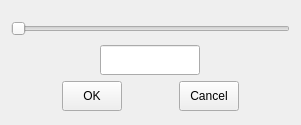
<?xml version="1.0" encoding="UTF-8"?>
<ui version="4.0">
 <class>depthWindow</class>
 <widget class="QWidget" name="depthWindow">
  <property name="geometry">
   <rect>
    <x>0</x>
    <y>0</y>
    <width>301</width>
    <height>125</height>
   </rect>
  </property>
  <property name="minimumSize">
   <size>
    <width>301</width>
    <height>125</height>
   </size>
  </property>
  <property name="maximumSize">
   <size>
    <width>2000</width>
    <height>2000</height>
   </size>
  </property>
  <property name="windowTitle">
   <string>Form</string>
  </property>
  <layout class="QVBoxLayout" name="verticalLayout_2">
   <item>
    <layout class="QVBoxLayout" name="verticalLayout">
     <item>
      <widget class="QSlider" name="horizontalSlider">
       <property name="minimumSize">
        <size>
         <width>0</width>
         <height>25</height>
        </size>
       </property>
       <property name="maximumSize">
        <size>
         <width>16777215</width>
         <height>20</height>
        </size>
       </property>
       <property name="minimum">
        <number>1</number>
       </property>
       <property name="orientation">
        <enum>Qt::Horizontal</enum>
       </property>
      </widget>
     </item>
     <item>
      <layout class="QHBoxLayout" name="horizontalLayout">
       <item>
        <widget class="QLineEdit" name="lineEdit">
         <property name="sizePolicy">
          <sizepolicy hsizetype="Fixed" vsizetype="Fixed">
           <horstretch>0</horstretch>
           <verstretch>0</verstretch>
          </sizepolicy>
         </property>
         <property name="minimumSize">
          <size>
           <width>100</width>
           <height>30</height>
          </size>
         </property>
         <property name="maximumSize">
          <size>
           <width>100</width>
           <height>30</height>
          </size>
         </property>
         <property name="maxLength">
          <number>3</number>
         </property>
         <property name="alignment">
          <set>Qt::AlignCenter</set>
         </property>
         <property name="readOnly">
          <bool>true</bool>
         </property>
        </widget>
       </item>
      </layout>
     </item>
     <item>
      <layout class="QHBoxLayout" name="horizontalLayout_2">
       <item>
        <widget class="QPushButton" name="okButt">
         <property name="minimumSize">
          <size>
           <width>60</width>
           <height>30</height>
          </size>
         </property>
         <property name="maximumSize">
          <size>
           <width>60</width>
           <height>30</height>
          </size>
         </property>
         <property name="text">
          <string>OK</string>
         </property>
        </widget>
       </item>
       <item>
        <widget class="QPushButton" name="canceButt">
         <property name="minimumSize">
          <size>
           <width>60</width>
           <height>30</height>
          </size>
         </property>
         <property name="maximumSize">
          <size>
           <width>60</width>
           <height>30</height>
          </size>
         </property>
         <property name="text">
          <string>Cancel</string>
         </property>
        </widget>
       </item>
      </layout>
     </item>
    </layout>
   </item>
  </layout>
 </widget>
 <resources/>
 <connections/>
</ui>
